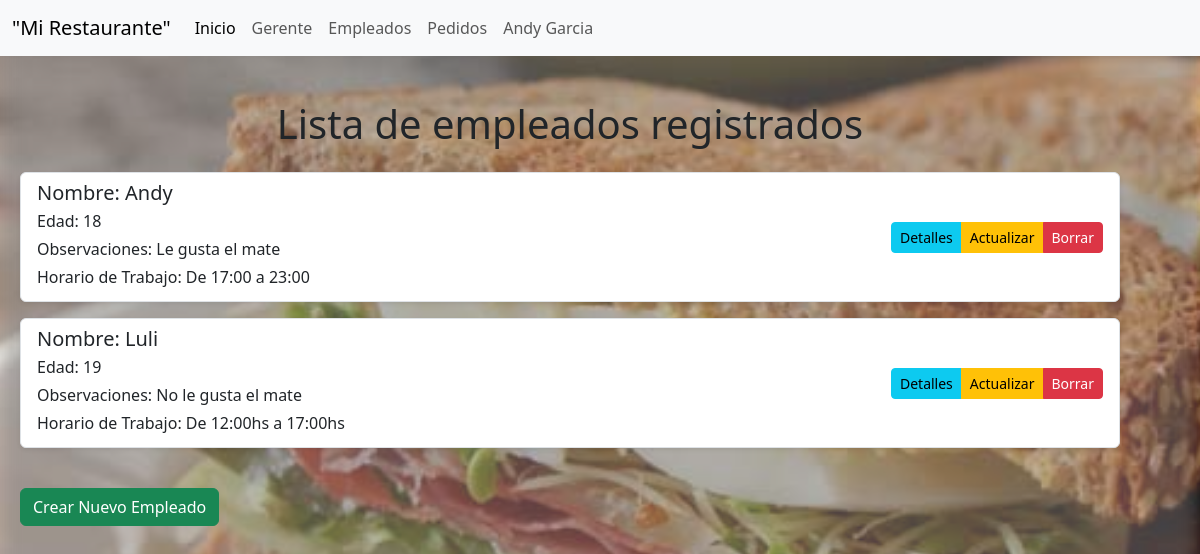
The page /restaurante/empleado/ (signed in) on the database as committed earlier.
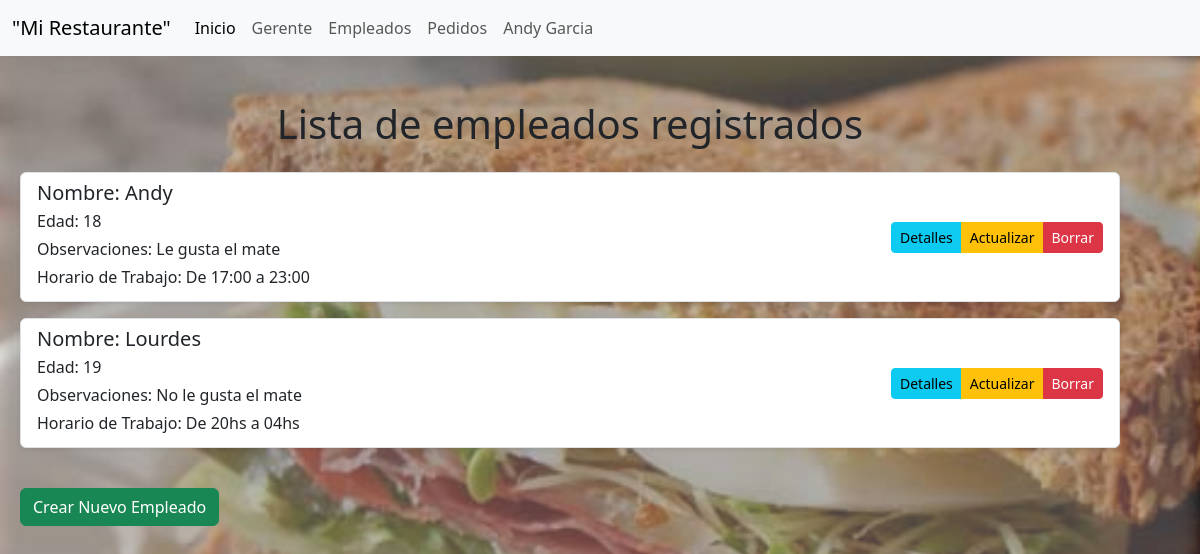
The same page on the database as committed later.
### restaurante/models.py (models this page shows, shortened)
class Empleado(models.Model):
    nombre = models.CharField(max_length=100)
    edad = models.PositiveIntegerField(validators=[MinValueValidator(16)])
    observaciones = models.TextField(blank=True, null=True)
    horario_de_trabajo = models.TextField()

### restaurante/views.py (the view)
# urls.py: path("empleado/", login_required(views.EmpleadoListView.as_view()), name="empleado_list"),
class EmpleadoListView(ListView):
    model = models.Empleado
    template_name = 'empleado_list.html'
    context_object_name = 'empleados'

### restaurante/templates/restaurante/empleado_list.html (shortened to what this page needs)
{% extends 'Main/base.html' %}
{% block content_title %}
    Lista de empleados registrados
{% endblock content_title %}
{% block content %}
    <ul class="list-group">
    {% for empleado in empleados %}
        <li class="list-group-item d-flex justify-content-between align-items-center border rounded shadow-sm mb-3">
            <div class="me-auto">
                <h5 class="mb-1">Nombre: {{ empleado.nombre }}</h5>
                <p class="mb-1">Edad: {{ empleado.edad }}</p>
                <p class="mb-1">Observaciones: {{ empleado.observaciones|default:"Sin observaciones" }}</p>
                <p class="mb-1">Horario de Trabajo: {{ empleado.horario_de_trabajo }}</p>
            </div>
            <div class="d-flex justify-content-center">
                <div class="btn-group">
                    <a href="{% url 'restaurante:empleado_detail' empleado.id %}" class="btn btn-info btn-sm">Detalles</a>
                    <a href="{% url 'restaurante:empleado_form' empleado.id %}" class="btn btn-warning btn-sm">Actualizar</a>
                    <a href="{% url 'restaurante:empleado_confirm_delete' empleado.id %}" class="btn btn-danger btn-sm">Borrar</a>
                </div>
            </div>
        </li>
    {% endfor %}
    </ul>
    <div class="mt-4">
        <a href="{% url 'restaurante:empleado_form' %}" class="btn btn-success">Crear Nuevo Empleado</a>
    </div>
{% endblock content %}

Rows that differ between the two databases and show on the page:
removed Empleado: nombre "Luli", edad "19", observaciones "No le gusta el mate", horario_de_trabajo "De 12:00hs a 17:00hs"
added Empleado: nombre "Lourdes", edad "19", observaciones "No le gusta el mate", horario_de_trabajo "De 20hs a 04hs"
